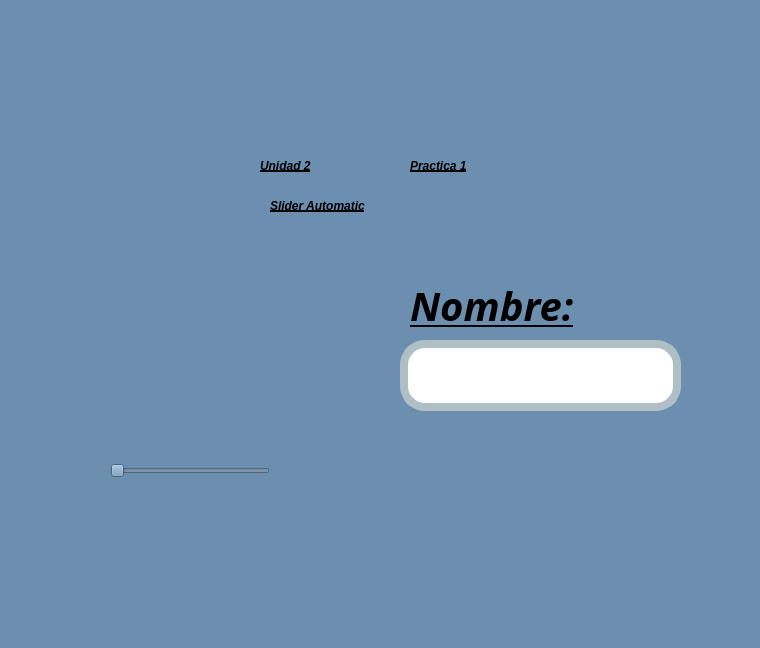
<?xml version="1.0" encoding="UTF-8"?>
<ui version="4.0">
 <class>MainWindow</class>
 <widget class="QMainWindow" name="MainWindow">
  <property name="geometry">
   <rect>
    <x>0</x>
    <y>0</y>
    <width>760</width>
    <height>648</height>
   </rect>
  </property>
  <property name="windowTitle">
   <string>MainWindow</string>
  </property>
  <property name="styleSheet">
   <string notr="true">background-color: #6D8FAF</string>
  </property>
  <widget class="QWidget" name="centralwidget">
   <widget class="QLabel" name="label_4">
    <property name="geometry">
     <rect>
      <x>410</x>
      <y>280</y>
      <width>291</width>
      <height>51</height>
     </rect>
    </property>
    <property name="font">
     <font>
      <family>Forte</family>
      <pointsize>30</pointsize>
      <weight>75</weight>
      <italic>true</italic>
      <bold>true</bold>
      <underline>true</underline>
     </font>
    </property>
    <property name="styleSheet">
     <string notr="true">text-decoration: underline;
font: 30pt &quot;Forte&quot;;
color:rgb(0, 0, 0);
border-radius: 10px;
font-weight: bold;
font-style: italic;</string>
    </property>
    <property name="text">
     <string>Nombre:</string>
    </property>
   </widget>
   <widget class="QLineEdit" name="txt_Nombre">
    <property name="geometry">
     <rect>
      <x>400</x>
      <y>340</y>
      <width>281</width>
      <height>71</height>
     </rect>
    </property>
    <property name="font">
     <font>
      <family>MS Shell Dlg 2</family>
      <pointsize>16</pointsize>
      <weight>9</weight>
      <italic>false</italic>
      <bold>false</bold>
     </font>
    </property>
    <property name="styleSheet">
     <string notr="true">background-color:rgb(255, 255, 255);
color:rgb(0, 0, 0);
border-radius:25px;
border:8px solid #B0BEC5;
font: 75 16pt &quot;MS Shell Dlg 2&quot;;
</string>
    </property>
    <property name="text">
     <string/>
    </property>
    <property name="alignment">
     <set>Qt::AlignCenter</set>
    </property>
   </widget>
   <widget class="QSlider" name="Selector_imagen">
    <property name="geometry">
     <rect>
      <x>110</x>
      <y>460</y>
      <width>160</width>
      <height>22</height>
     </rect>
    </property>
    <property name="styleSheet">
     <string notr="true"/>
    </property>
    <property name="orientation">
     <enum>Qt::Horizontal</enum>
    </property>
   </widget>
   <widget class="QLabel" name="Imagen_descripcion">
    <property name="geometry">
     <rect>
      <x>60</x>
      <y>260</y>
      <width>271</width>
      <height>191</height>
     </rect>
    </property>
    <property name="styleSheet">
     <string notr="true"/>
    </property>
    <property name="text">
     <string/>
    </property>
    <property name="pixmap">
     <pixmap resource="../../Archivos/Recursos.qrc">:/Ejercicios/Archivos/Adobe Express - file (1).png</pixmap>
    </property>
    <property name="scaledContents">
     <bool>true</bool>
    </property>
   </widget>
   <widget class="QLabel" name="lbl_imagenUat">
    <property name="geometry">
     <rect>
      <x>20</x>
      <y>10</y>
      <width>331</width>
      <height>121</height>
     </rect>
    </property>
    <property name="styleSheet">
     <string notr="true"/>
    </property>
    <property name="text">
     <string/>
    </property>
    <property name="pixmap">
     <pixmap resource="../../Archivos/Recursos.qrc">:/Logos/Archivos/log_uat_nuevo.png</pixmap>
    </property>
    <property name="scaledContents">
     <bool>true</bool>
    </property>
   </widget>
   <widget class="QLabel" name="lbl_imagenFi">
    <property name="geometry">
     <rect>
      <x>530</x>
      <y>0</y>
      <width>211</width>
      <height>141</height>
     </rect>
    </property>
    <property name="styleSheet">
     <string notr="true"/>
    </property>
    <property name="text">
     <string/>
    </property>
    <property name="pixmap">
     <pixmap resource="../../Archivos/Recursos.qrc">:/Logos/Archivos/FIT_logo_vertical.png</pixmap>
    </property>
    <property name="scaledContents">
     <bool>true</bool>
    </property>
   </widget>
   <widget class="QLabel" name="lbl_imagenGatos">
    <property name="geometry">
     <rect>
      <x>430</x>
      <y>420</y>
      <width>311</width>
      <height>171</height>
     </rect>
    </property>
    <property name="styleSheet">
     <string notr="true"/>
    </property>
    <property name="text">
     <string/>
    </property>
    <property name="pixmap">
     <pixmap resource="../../Archivos/Recursos.qrc">:/Logos/Archivos/export202502092301563482.png</pixmap>
    </property>
    <property name="scaledContents">
     <bool>true</bool>
    </property>
   </widget>
   <widget class="QLabel" name="lbl_titulo">
    <property name="geometry">
     <rect>
      <x>270</x>
      <y>190</y>
      <width>271</width>
      <height>31</height>
     </rect>
    </property>
    <property name="styleSheet">
     <string notr="true">text-decoration: underline;
font: 20pt &quot;Forte&quot;;
color:rgb(0, 0, 0);
border-radius: 10px;
font-weight: bold;
font-style: italic;</string>
    </property>
    <property name="text">
     <string>Slider Automatic</string>
    </property>
   </widget>
   <widget class="QLabel" name="lbl_Unidad2">
    <property name="geometry">
     <rect>
      <x>260</x>
      <y>150</y>
      <width>141</width>
      <height>31</height>
     </rect>
    </property>
    <property name="styleSheet">
     <string notr="true">text-decoration: underline;
font: 20pt &quot;Forte&quot;;
color:rgb(0, 0, 0);
border-radius: 10px;
font-weight: bold;
font-style: italic;</string>
    </property>
    <property name="text">
     <string>Unidad 2</string>
    </property>
   </widget>
   <widget class="QLabel" name="lbl_Practica1">
    <property name="geometry">
     <rect>
      <x>410</x>
      <y>150</y>
      <width>161</width>
      <height>31</height>
     </rect>
    </property>
    <property name="styleSheet">
     <string notr="true">text-decoration: underline;
font: 20pt &quot;Forte&quot;;
color:rgb(0, 0, 0);
border-radius: 10px;
font-weight: bold;
font-style: italic;</string>
    </property>
    <property name="text">
     <string>Practica 1</string>
    </property>
   </widget>
  </widget>
  <widget class="QMenuBar" name="menubar">
   <property name="geometry">
    <rect>
     <x>0</x>
     <y>0</y>
     <width>760</width>
     <height>26</height>
    </rect>
   </property>
  </widget>
  <widget class="QStatusBar" name="statusbar"/>
 </widget>
 <resources>
  <include location="../../Archivos/Recursos.qrc"/>
  <include location="../../Archivos/Recursos.qrc"/>
  <include location="../Recursos.qrc"/>
 </resources>
 <connections/>
</ui>
